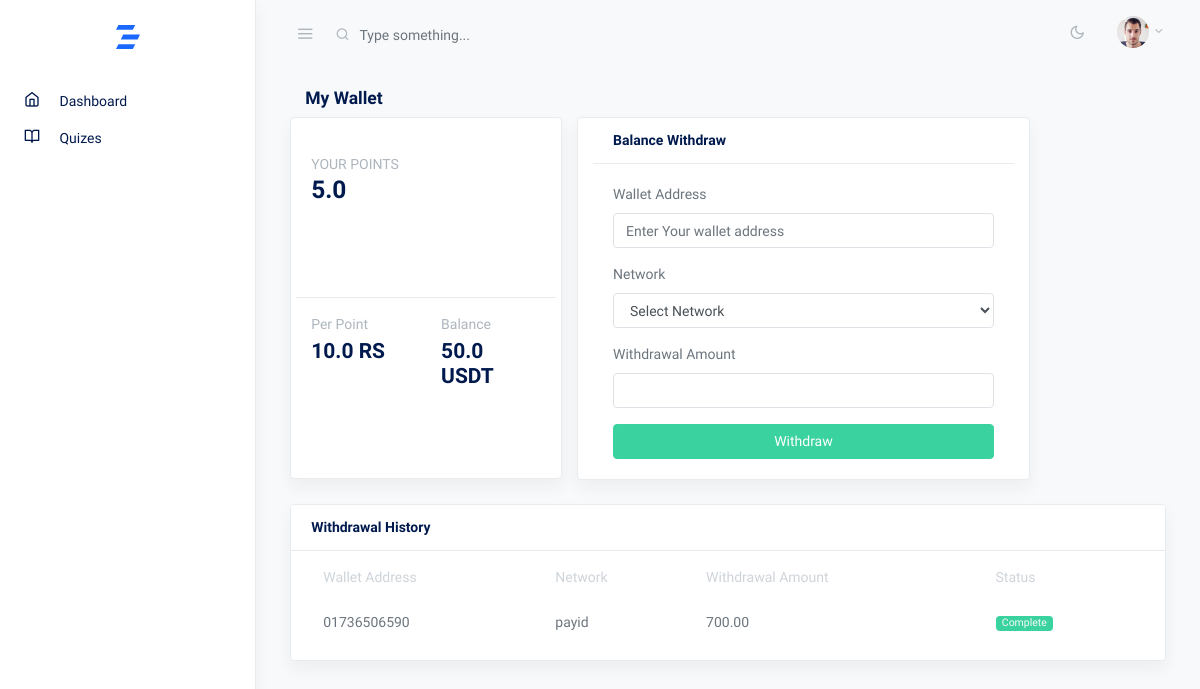
Page /wallet/ (signed in) on the earlier database version.
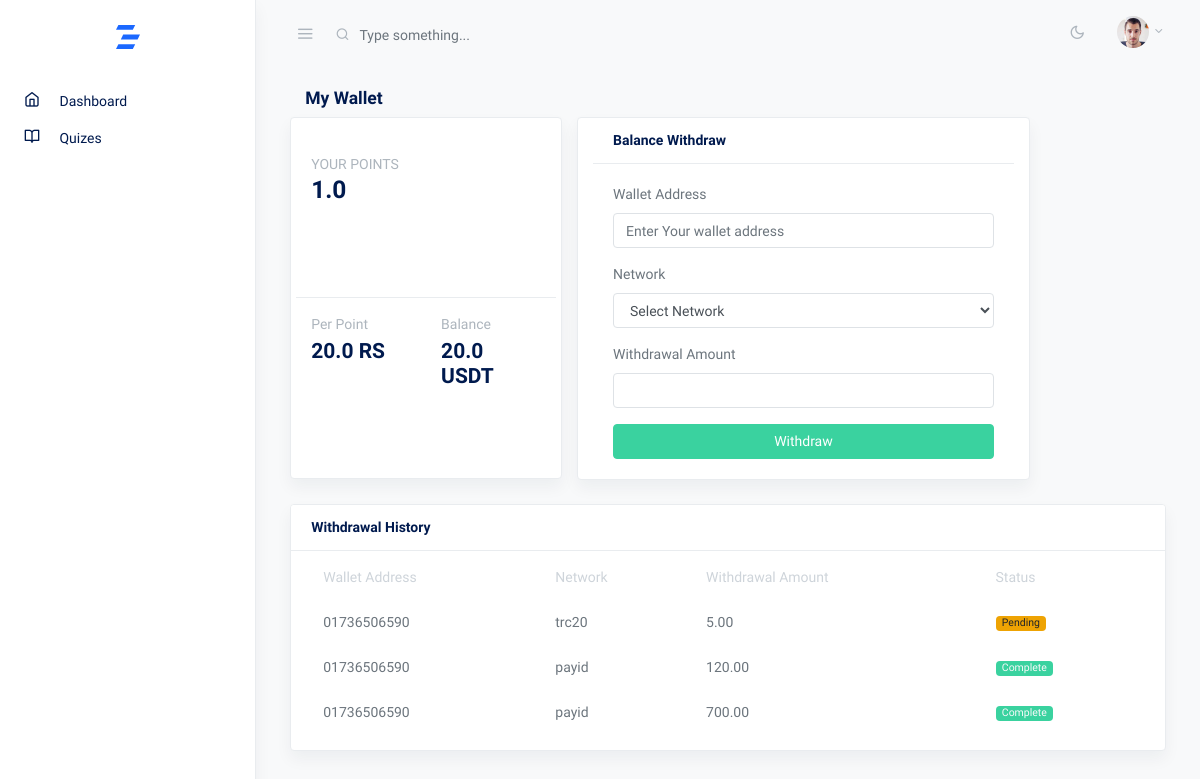
Same page on the later database version.
### account/models.py (models this page shows, shortened)
class CustomUser(AbstractUser):
    email = models.EmailField(unique=True)
    phone_number = models.CharField(max_length=15, blank=True)
    course = models.ForeignKey(Course, on_delete=models.CASCADE, null=True, blank=True)
    message = models.TextField(blank=True)
    is_verified = models.BooleanField(default=False)
    is_approved = models.BooleanField(default=False)
    avatar = models.ImageField(upload_to='avatars/', blank=True)
    point = models.FloatField(default=0.0)
    gender_choices = [
        ('M', 'Male'),
        ('F', 'Female'),
        ('O', 'Other'),
    ]
    gender = models.CharField(max_length=1, choices=gender_choices, blank=True)
    email_verification_token = models.CharField(max_length=100, blank=True, null=True)
    email_verification_sent_at = models.DateTimeField(null=True, blank=True)

### core/models.py (models this page shows, shortened)
class PointSetting(models.Model):
    per_point = models.FloatField(default=0.0)
    created_at = models.DateTimeField(auto_now_add=True)

class Withdrawal(models.Model):
    STATUS_CHOICES = (
        ('Pending', 'Pending'),
        ('Processing', 'Processing'),
        ('Reject', 'Reject'),
        ('Complete', 'Complete')
    )
    user = models.ForeignKey(User, on_delete=models.CASCADE)
    amount = models.DecimalField(max_digits=10, decimal_places=2)
    wallet_address = models.CharField(max_length=200)
    payment_method = models.CharField(max_length=100)
    status = models.CharField(max_length=20, choices=STATUS_CHOICES, default='Pending')
    timestamp = models.DateTimeField(auto_now_add=True)

### core/views.py (the view)
# urls.py: path('wallet/', views.wallet, name='wallet'),
@login_required
def wallet(request):
    user = request.user
    per_point = PointSetting.objects.first()
    total_amount = per_point.per_point * user.point
    withdrawals = Withdrawal.objects.filter(user=user).order_by('-id')
    context = {
        'per_point': per_point,
        'user': user,
        'total_amount': total_amount,
        'withdrawals': withdrawals
    }
    return render(request, 'user/wallet.html', context)

### templates/user/wallet.html (shortened to what the changed rows need)
{% extends 'user/assets/base.html' %}
{% load custom_filters %}
{% block content %}
<div class="container-fluid">
    <div class="row justify-content-center">
        <div class="col-12">
            <div class="col">
                <h2 class="h5 page-title">My Wallet</h2>
            </div>
            <div class="row items-align-baseline">
                <div class="col-md-12 col-lg-4">
                    <div class="card shadow eq-card mb-4">
                        <div class="card-body mb-n3">
                            <div class="row items-align-baseline h-100">
                                <div class="col-md-6 my-3">
                                    <p class="mb-0"><strong class="mb-0 text-uppercase text-muted">Your Points</strong>
                                    </p>
                                    <h3>{{user.point}}</h3>
                                </div>
                                <div class="col-md-6 border-top py-3">
                                    <p class="mb-1"><strong class="text-muted">Per Point</strong></p>
                                    <h4 class="mb-0">{{per_point.per_point}} RS</h4>
                                </div>
                                <div class="col-md-6 border-top py-3">
                                    <p class="mb-1"><strong class="text-muted">Balance</strong></p>
                                    <h4 class="mb-0">{{total_amount}} USDT</h4>
                                </div>
                            </div>
                        </div>
                    </div>
                </div>
            </div>
            <div class="row">
                <div class="col-md-12">
                  <div class="card shadow eq-card">
                    <div class="card-body">
                      <table class="table table-hover table-borderless table-striped mt-n3 mb-n1">
                        <thead>
                          <tr>
                            <th>Wallet Address</th>
                            <th>Network</th>
                            <th>Withdrawal Amount</th>
                            <th>Status</th>
                          </tr>
                        </thead>
                        <tbody>
                            {% for item in withdrawals %}
                            <tr>
                                <td>{{ item.wallet_address }}</td>
                                <td>{{ item.payment_method }}</td>
                                <td>{{ item.amount}}</td>
                                <td>
                                    {% if item.status == 'Pending' %}
                                        <span class="badge badge-pill badge-warning ">{{ item.status }}</span>
                                    {% elif item.status == 'Processing' %}
                                        <span class="badge badge-pill badge-primary ">{{ item.status }}</span>
                                    {% elif item.status == 'Reject' %}
                                        <span class="badge badge-pill badge-danger ">{{ item.status }}</span>
                                    {% elif item.status == 'Complete' %}
                                        <span class="badge badge-pill badge-success  text-light">{{ item.status }}</span>
                                    {% endif %}
                                </td>
                            </tr>
                            {% endfor %}
                        </tbody>
                      </table>
                    </div>
                  </div>
                </div>
              </div>
        </div>
    </div>
</div>
{% endblock %}

Differences in the rows shown:
changed CustomUser: point "5.0" → "1.0"
changed PointSetting: per_point "10.0" → "20.0"
added Withdrawal: wallet_address "01736506590", payment_method "trc20", amount "5.00", status "Pending"
added Withdrawal: wallet_address "01736506590", payment_method "payid", amount "120.00", status "Complete"
Other differences:
{{ total_amount }}: "50.0" → "20.0"
